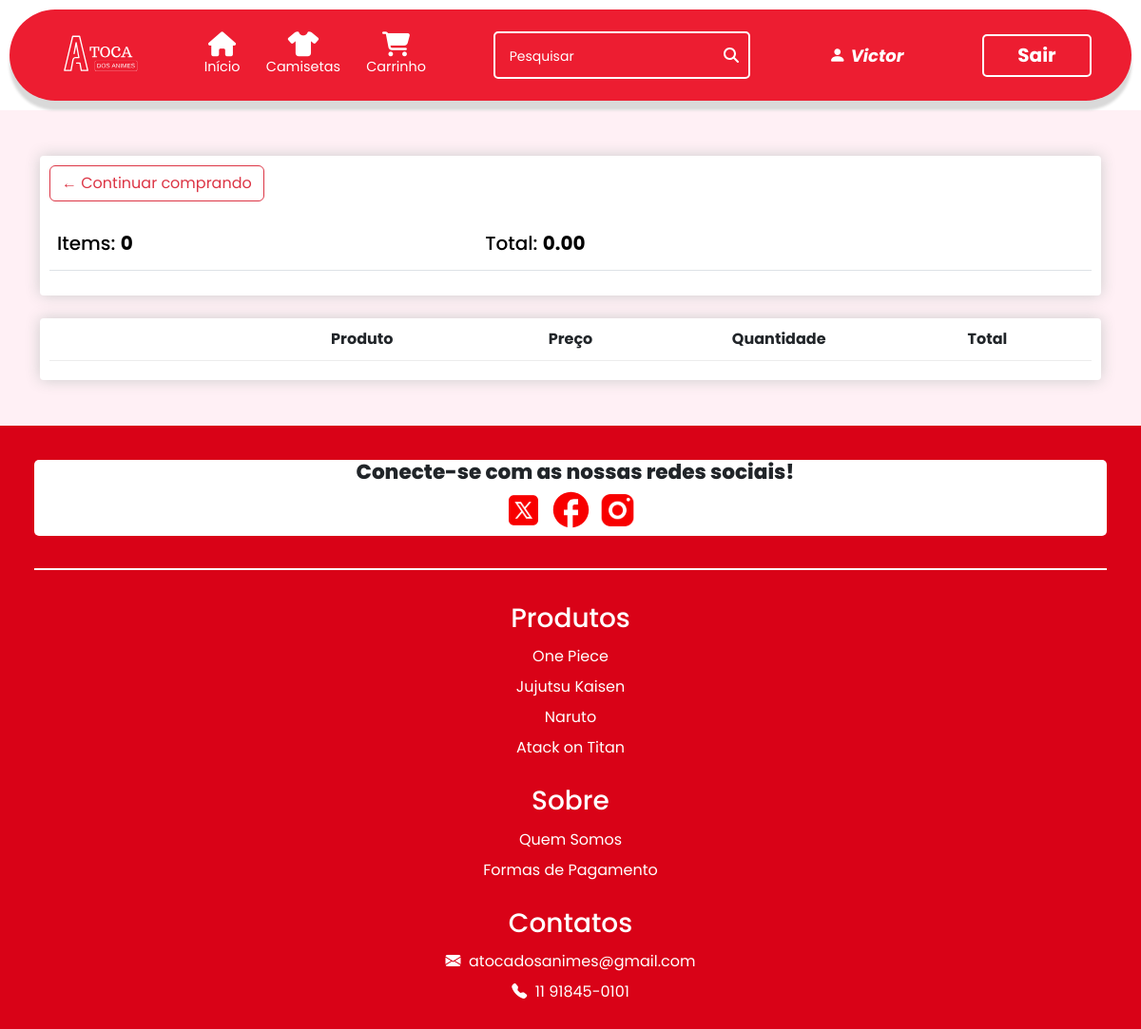
The page /carrinho (signed in) on the database its author committed.
### ecommerce/models.py (models this page shows, shortened)
class User(AbstractUser):
    cpf = models.CharField(max_length=11, blank=False, null=True)
    adm = models.BooleanField(default=False)

class Pedido(models.Model):
    cupom = models.ForeignKey(Cupom, on_delete=models.CASCADE, related_name="cupons_utilizados", blank=True, null=True)
    usuario = models.ForeignKey(User, on_delete=models.CASCADE, related_name="pedidos")
    data_pedido = models.DateTimeField(auto_now_add=True)
    complete = models.BooleanField(default=False, null=True, blank=False)
    cupom_status = models.BooleanField(default=False, null=True, blank=True)
    @property
    def get_total_carrinho(self):
        itempedido = self.items.all()
        total = sum([item.get_total for item in itempedido])
        return total
    @property
    def get_total_items(self):
        itempedido = self.items.all()
        total = sum([item.quantidade for item in itempedido])
        return total

### ecommerce/views.py (the view, shortened to what this page needs)
# urls.py: path("carrinho", views.carrinho, name="carrinho"),
def carrinho(request):
    if request.user.is_authenticated:
        cliente = request.user
        pedido, created = Pedido.objects.get_or_create(usuario=cliente, complete=False)
        carrinho = pedido.items.all()
    else:
        carrinho = []
        pedido = {"get_total_carrinho": 0, "get_total_items": 0}
    return render(request, "ecommerce/carrinho.html", context={
        "carrinho": carrinho,
        "pedido": pedido,
    })

### ecommerce/templates/ecommerce/carrinho.html (shortened to what this page needs)
{% extends 'ecommerce/layout.html' %}
{% load static %}
{% block body %}
	<div style="background-color: rgb(255, 240, 245);">
		<div class="container py-5">
			<div class="row">
				<div class="col-lg-12">
					<div class="box-element">
						<a class="btn btn-outline-danger" href="{% url 'index' %}">&#x2190; Continuar comprando</a>
						<br>
						<br>
						<table class="table">
							<tr>
								<th><h5>Items: <strong>{{pedido.get_total_items}}</strong></h5></th>
								<th>
									<h5>
										Total:
										<strong>
											{% if pedido.cupom_status %}
												{{pedido.get_total_cupom|floatformat:2}}
											{% else %}
												{{pedido.get_total_carrinho|floatformat:2}}
											{% endif %}
										</strong>
									</h5>
								</th>
								<th>
								</th>
							</tr>
						</table>
					</div>
					<br>
					<div class="">
						<div class="box-element">
							<div class="cart-row">
								<div style="flex:1"><p class="text-center"><strong>Produto</strong></p></div>
								<div style="flex:1"><p class="text-center"><strong>Preço</strong></p></div>
								<div style="flex:1"><p class="text-center"><strong>Quantidade</strong></p></div>
								<div style="flex:1"><p class="text-center"><strong>Total</strong></p></div>
							</div>
						</div>
					</div>
				</div>
			</div>
		</div>
	</div>
{% endblock %}

### ecommerce/templates/ecommerce/layout.html (shortened to what this page needs)
{% load static %}
<!DOCTYPE html>
<html lang="en">
    <head>
        <link rel="stylesheet" href="{% static 'ecommerce/style.css' %}">
        <link rel="stylesheet" href="https://cdn.jsdelivr.net/npm/bootstrap-icons@1.11.1/font/bootstrap-icons.css" />
        <link href="https://cdn.jsdelivr.net/npm/bootstrap@5.3.2/dist/css/bootstrap.min.css" rel="stylesheet"
 />
    </head>
  <body>
        <header>
            <nav class="navbar navbar-expand-lg navbar-dark custom-nav">
                <div class="container">
                    <a class="navbar-brand" href="{% url 'index' %}">
                        <img  src="{% static 'ecommerce/Assets/LogoToca.svg' %}" alt="" class="logo" />
                    </a>
                    <div class="collapse navbar-collapse" id="navbarNav">
                        <ul class="navbar-nav me-auto iconsLinks">
                            <li class="nav-item">
                                <a class="nav-link" href="{% url 'index' %}"><i class="fa-solid fa-house" style="color: #ffffff;"></i> Início</a>
                            </li>
                            <li class="nav-item">
                                <a class="nav-link" href="{% url 'produtos' 'all' %}"><i class="fa-solid fa-shirt" style="color: #ffffff;"></i> Camisetas</a>
                            </li>
                            <li class="nav-item" data-bs-toggle="offcanvas" data-bs-target="#offcanvasRight" aria-controls="offcanvasRight">
                                <a class="nav-link" href="{% url 'carrinho' %}"><i class="fa-solid fa-cart-shopping" style="color: #ffffff;"></i> Carrinho</a>
                            </li>
                        </ul>
                        <form class="d-flex me-auto justify-content-center" action="{% url 'search_bar' %}" method="get">
                            <input class="inputSearch" type="search" placeholder="Pesquisar" aria-label="Search" name="search"/>
                        </form>
                        {% if user.is_authenticated %}
                            <ul class="navbar-nav me-auto iconsLinks">
                                <li class="nav-item">
                                    <a class="nav-link" href="{% url 'user_page' %}" style="font-size: 10px;"><i class="bi bi-person-fill"><strong style="color: white; margin-left: 5px;">{{request.user.first_name}}</strong></i></a>
                                </li>
                            </ul>
                            <div class="d-flex justify-content-center">
                              <a href="{% url 'logout' %}"><button class="login">Sair</button></a>
                            </div>
                        {% else %}
                              <div class="d-flex justify-content-center">
                                  <a href="{% url 'login' %}"><button class="login">Entrar</button></a>
                              </div>
                        {% endif %}
                    </div>
                </div>
            </nav>
        </header>
        {% block body %}
        {% endblock %}
        <footer>
          <div class="redeSocial">
            <h4>Conecte-se com as nossas redes sociais!</h4>
            <a href="" target="_blank">
              <img src="{% static 'ecommerce/Assets/icons/iconTwitter.svg' %}" alt="" srcset="" />
            </a>
            <a href="" target="_blank">
              <img src="{% static 'ecommerce/Assets/icons/iconFacebook.svg' %}" alt="" srcset="" />
            </a>
            <a href="" target="_blank">
              <img src="{% static 'ecommerce/Assets/icons/iconInstagram.svg' %}" alt="" srcset="" />
            </a>
          </div>
          <div class="dividerFooter"></div>
          <div class="row footerInfo">
            <div class="col-4 footer-item">
              <a href="">
                <h3>Produtos</h3>
              </a>
              <a href="">One Piece</a>
              <a href="">Jujutsu Kaisen</a>
              <a href="">Naruto</a>
              <a href="">Atack on Titan</a>
            </div>
            <div class="col-4 footer-item">
              <a href="">
                <h3>Sobre</h3>
              </a>
              <a href="">Quem Somos</a>
              <a href="">Formas de Pagamento</a>
            </div>
            <div class="col-4 footer-item">
              <a href="">
                <h3>Contatos</h3>
              </a>
              <a href=""><i class="bi bi-envelope-fill"></i>
                &nbsp;atocadosanimes@gmail.com</a>
              <a href=""><i class="bi bi-telephone-fill"></i> &nbsp;11 91845-0101</a>
            </div>
          </div>
        </footer>
  </body>
</html>

### ecommerce/static/ecommerce/style.css (style rules this page uses)
:root { --red-primary: #ed1d31; --pink-card: #FFA2A2; }
* { font-family: "Poppins", sans-serif; margin: 0; padding: 0; padding-left: 0; }
.navbar { background-color: var(--red-primary) !important; border-radius: 50px; margin: 10px; display: grid; grid-template-columns: 10% auto auto auto; align-items: center; box-shadow: 0px 10px 3px #d9d9d9; font-weight: 400; }
.navbar-brand { max-width: 15%; }
.custom-nav { padding: 3px !important; }
.logo { display: flex; max-width: 80px; max-height: 80px; margin-right: 200px; margin-left: 15%; justify-content: center; position: relative; top: 3px; }
.inputSearch { background-color: transparent; width: 270px; height: 50px; border: 2px solid white; border-radius: 5px; outline: none; color: white; padding: 5%; align-items: center; background-image: url(Assets/icons/iconSearch.svg); background-repeat: no-repeat; background-position: calc(100% - 10px) center; }
.iconsLinks { display: flex !important; justify-content: center; align-items: center; gap: 10%; font-size: .9rem; }
.iconsLinks a { color: white; }
.iconsLinks a i { color: white; font-size: 180%; display: flex; justify-content: center; align-items: center; }
.login { width: 115px; height: 45px; background-color: transparent; border: 2px solid white; border-radius: 5px; margin-right: 40px; color: white; font-size: 20px; text-decoration: none; font-weight: 700; }
.col-4 { max-height: 30vw; }
footer { background-color: #d90217; padding: 3%; border-radius: 4px; }
footer .redeSocial { width: 50%; margin-left: 25%; display: flex; gap: 15px; align-items: center; justify-content: center; background-color: white; border-radius: 5px; }
footer .redeSocial h4 { font-weight: 800; margin: 0 0 0 10px; font-size: 1.35rem; }
footer img { width: 45px; }
.dividerFooter { width: 100%; background-color: white; height: 2px; margin: 3% 0% 3% 0%; }
.footerInfo a { display: flex; text-decoration: none; color: white; line-height: 2; gap: 20px; text-align: left; }
a { text-decoration: none; }
.box-element { box-shadow:hsl(0, 0%, 80%) 0 0 16px; background-color: #fff; border-radius: 4px; padding: 10px; }
.cart-row { display: flex; padding-bottom: 10px; margin-bottom: 10px; border-bottom: 1px solid #ececec; align-items: center; }
.cart-row p { margin-top: 0; margin-bottom: 0; }
@media screen and (max-width: 1200px) { footer { height: 100%; border-radius: 0%; } }
@media screen and (max-width: 1200px) { footer .redeSocial { width: 100%; margin: 0; display: block; text-align: center; } }
@media screen and (max-width: 1200px) { footer a { text-decoration: none !important; } }
@media screen and (max-width: 1200px) { .login { margin: 10px; } }
@media screen and (max-width: 1200px) { .inputSearch { margin: 10px; } }
@media screen and (max-width: 1200px) { .iconsLinks { gap: 5%; } }
@media screen and (max-width: 1200px) { .footerInfo { flex-direction: column; align-content: center; } }
@media screen and (max-width: 1200px) { .footer-item { margin-bottom: 2%; width: 100% !important; max-height: unset; } }
@media screen and (max-width: 1200px) { .footerInfo a { display: block; text-align: center; } }
@media screen and (max-width: 1200px) { .logo { margin-right: 80px; } }
@media screen and (max-width: 1200px) { footer { padding-bottom: 0; } }

### rows shown on the page
User: user.first_name "Victor"
Pedido: get_total_items "0", get_total_carrinho "0.00"
